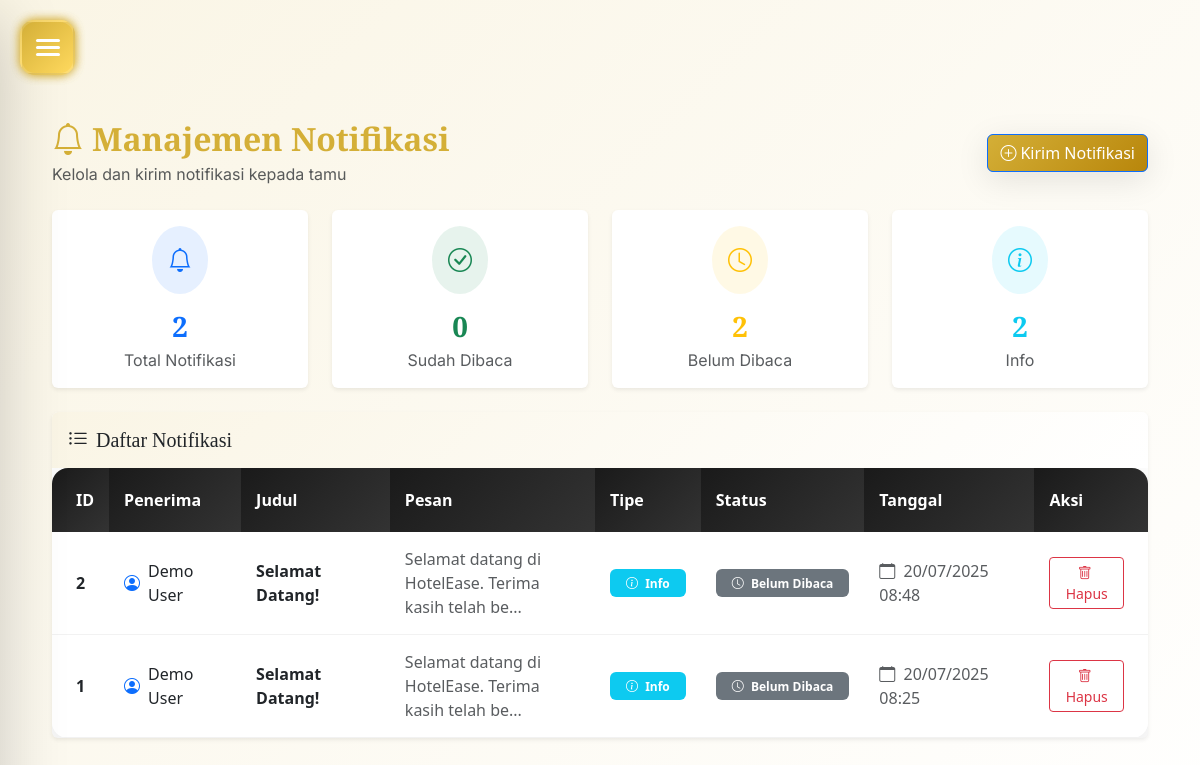
The page /admin/notifikasi.php (signed in) on the database its author committed.
### tables this page shows
CREATE TABLE `notifikasi` (
  `id` int(11) NOT NULL,
  `user_id` int(11) DEFAULT NULL,
  `judul` varchar(255) NOT NULL,
  `pesan` text DEFAULT NULL,
  `tipe` enum('info','success','warning','error') DEFAULT 'info',
  `status` enum('belum_dibaca','dibaca') DEFAULT 'belum_dibaca',
  `tanggal` timestamp NULL DEFAULT current_timestamp()
);

CREATE TABLE `users` (
  `id` int(11) NOT NULL,
  `username` varchar(50) NOT NULL,
  `password` varchar(255) NOT NULL,
  `nama_lengkap` varchar(100) NOT NULL,
  `email` varchar(100) DEFAULT NULL,
  `phone` varchar(20) DEFAULT NULL,
  `alamat` text DEFAULT NULL,
  `role_id` int(11) NOT NULL,
  `last_login` timestamp NULL DEFAULT NULL,
  `created_at` timestamp NULL DEFAULT current_timestamp(),
  `password_reset_token` varchar(255) DEFAULT NULL,
  `password_reset_expires` timestamp NULL DEFAULT NULL,
  `login_attempts` int(11) DEFAULT 0,
  `locked_until` timestamp NULL DEFAULT NULL
);

### admin/notifikasi.php (the view, shortened to what this page needs)
<?php
require '../config/koneksi.php';
$query = "SELECT n.*, u.nama_lengkap
          FROM notifikasi n
          LEFT JOIN users u ON n.user_id = u.id
          ORDER BY n.tanggal DESC";
$result = mysqli_query($conn, $query);
?>
<!DOCTYPE html>
<html lang="id">
<head>
    <link rel="stylesheet" href="../assets/style.css">
    <link href="https://cdn.jsdelivr.net/npm/bootstrap@5.3.0/dist/css/bootstrap.min.css" rel="stylesheet">
    <link rel="stylesheet" href="https://cdn.jsdelivr.net/npm/bootstrap-icons@1.10.5/font/bootstrap-icons.css">
</head>
<body class="admin-body">
    <?php require('sidebar.php'); ?>
<button class="hamburger-btn">
    <div class="hamburger-icon">
    </div>
</button>
    <div class="main-content">
        <div class="container-fluid">
            <div class="d-flex justify-content-between align-items-center mb-4 fade-in-up">
                <div>
                    <h2 class="fw-bold text-gold mb-1">
                        <i class="bi bi-bell me-2"></i>Manajemen Notifikasi
                    </h2>
                    <p class="text-muted mb-0">Kelola dan kirim notifikasi kepada tamu</p>
                </div>
                <button class="btn btn-primary" data-bs-toggle="modal" data-bs-target="#addModal">
                    <i class="bi bi-plus-circle me-1"></i>Kirim Notifikasi
                </button>
            </div>
            <div class="row mb-4 fade-in-up">
                <?php
                mysqli_data_seek($result, 0);
                $total_notifications = 0;
                $read_count = 0;
                $unread_count = 0;
                $type_counts = ['info' => 0, 'success' => 0, 'warning' => 0, 'error' => 0];
                while ($row = mysqli_fetch_assoc($result)) {
                    $total_notifications++;
                    if ($row['status'] == 'dibaca') $read_count++;
                    else $unread_count++;
                    if (isset($type_counts[$row['tipe']])) $type_counts[$row['tipe']]++;
                }
                mysqli_data_seek($result, 0);
                ?>
                <div class="col-md-3">
                    <div class="card border-0 shadow-sm h-100">
                        <div class="card-body text-center">
                            <div class="d-flex align-items-center justify-content-center mb-3">
                                <div class="rounded-circle bg-primary bg-opacity-10 p-3">
                                    <i class="bi bi-bell text-primary fs-4"></i>
                                </div>
                            </div>
                            <h3 class="fw-bold text-primary mb-1"><?= $total_notifications ?></h3>
                            <p class="text-muted mb-0">Total Notifikasi</p>
                        </div>
                    </div>
                </div>
                <div class="col-md-3">
                    <div class="card border-0 shadow-sm h-100">
                        <div class="card-body text-center">
                            <div class="d-flex align-items-center justify-content-center mb-3">
                                <div class="rounded-circle bg-success bg-opacity-10 p-3">
                                    <i class="bi bi-check-circle text-success fs-4"></i>
                                </div>
                            </div>
                            <h3 class="fw-bold text-success mb-1"><?= $read_count ?></h3>
                            <p class="text-muted mb-0">Sudah Dibaca</p>
                        </div>
                    </div>
                </div>
                <div class="col-md-3">
                    <div class="card border-0 shadow-sm h-100">
                        <div class="card-body text-center">
                            <div class="d-flex align-items-center justify-content-center mb-3">
                                <div class="rounded-circle bg-warning bg-opacity-10 p-3">
                                    <i class="bi bi-clock text-warning fs-4"></i>
                                </div>
                            </div>
                            <h3 class="fw-bold text-warning mb-1"><?= $unread_count ?></h3>
                            <p class="text-muted mb-0">Belum Dibaca</p>
                        </div>
                    </div>
                </div>
                <div class="col-md-3">
                    <div class="card border-0 shadow-sm h-100">
                        <div class="card-body text-center">
                            <div class="d-flex align-items-center justify-content-center mb-3">
                                <div class="rounded-circle bg-info bg-opacity-10 p-3">
                                    <i class="bi bi-info-circle text-info fs-4"></i>
                                </div>
                            </div>
                            <h3 class="fw-bold text-info mb-1"><?= $type_counts['info'] ?></h3>
                            <p class="text-muted mb-0">Info</p>
                        </div>
                    </div>
                </div>
            </div>
            <div class="card border-0 shadow-sm fade-in-up">
                <div class="card-header bg-white border-bottom-0 py-3">
                    <h5 class="card-title mb-0 text-gold">
                        <i class="bi bi-list-ul me-2"></i>Daftar Notifikasi
                    </h5>
                </div>
                <div class="card-body p-0">
                    <?php if (mysqli_num_rows($result) > 0): ?>
                    <div class="table-responsive">
                        <table class="table table-hover mb-0">
                            <thead class="table-dark">
                                <tr>
                                    <th class="border-0 ps-4">ID</th>
                                    <th class="border-0">Penerima</th>
                                    <th class="border-0">Judul</th>
                                    <th class="border-0">Pesan</th>
                                    <th class="border-0">Tipe</th>
                                    <th class="border-0">Status</th>
                                    <th class="border-0">Tanggal</th>
                                    <th class="border-0 pe-4">Aksi</th>
                                </tr>
                            </thead>
                            <tbody>
                                <?php while ($row = mysqli_fetch_assoc($result)): ?>
                                <tr class="border-bottom">
                                    <td class="ps-4 fw-bold"><?= $row['id'] ?></td>
                                    <td>
                                        <div class="d-flex align-items-center">
                                            <i class="bi bi-person-circle me-2 text-primary"></i>
                                            <span><?= htmlspecialchars($row['nama_lengkap']) ?></span>
                                        </div>
                                    </td>
                                    <td>
                                        <span class="fw-semibold"><?= htmlspecialchars($row['judul']) ?></span>
                                    </td>
                                    <td>
                                        <div style="max-width: 200px; overflow: hidden; text-overflow: ellipsis;">
                                            <span class="text-muted"><?= htmlspecialchars(substr($row['pesan'], 0, 50)) ?>...</span>
                                        </div>
                                    </td>
                                    <td>
                                        <?php
                                        $badge_class = '';
                                        $icon = '';
                                        switch($row['tipe']) {
                                            case 'info':
                                                $badge_class = 'bg-info';
                                                $icon = 'info-circle';
                                                break;
                                        }
                                        ?>
                                        <span class="badge <?= $badge_class ?> px-3 py-2">
                                            <i class="bi bi-<?= $icon ?> me-1"></i>
                                            <?= ucfirst($row['tipe']) ?>
                                        </span>
                                    </td>
                                    <td>
                                        <span class="badge <?= $row['status'] == 'dibaca' ? 'bg-success' : 'bg-secondary' ?> px-3 py-2">
                                            <i class="bi bi-<?= $row['status'] == 'dibaca' ? 'check-circle' : 'clock' ?> me-1"></i>
                                            <?= ucwords(str_replace('_', ' ', $row['status'])) ?>
                                        </span>
                                    </td>
                                    <td class="text-muted">
                                        <i class="bi bi-calendar me-1"></i>
                                        <?= date('d/m/Y H:i', strtotime($row['tanggal'])) ?>
                                    </td>
                                    <td class="pe-4">
                                        <a href="?delete=<?= $row['id'] ?>" class="btn btn-sm btn-outline-danger"
                                           onclick="return confirm('Hapus notifikasi ini?')"
                                           title="Hapus Notifikasi">
                                            <i class="bi bi-trash me-1"></i>Hapus
                                        </a>
                                    </td>
                                </tr>
                                <?php endwhile; ?>
                            </tbody>
                        </table>
                    </div>
                    <?php endif; ?>
                </div>
            </div>
        </div>
    </div>
</body>
</html>

### assets/style.css (style rules this page uses)
:root { --primary-gold: #d4af37; --primary-dark: #1a1a1a; --primary-green: #2c5530; --accent-cream: #faf5e5; --text-dark: #2c2c2c; --text-light: #666666; --glass-bg: rgba(255, 255, 255, 0.1); --glass-border: rgba(255, 255, 255, 0.2); --shadow-soft: 0 8px 32px rgba(0, 0, 0, 0.1); --shadow-medium: 0 12px 48px rgba(0, 0, 0, 0.15); --shadow-strong: 0 20px 64px rgba(0, 0, 0, 0.2); --transition-smooth: all 0.4s cubic-bezier(0.4, 0, 0.2, 1); --transition-fast: all 0.2s ease; --border-radius: 16px; --border-radius-lg: 24px; }
* { margin: 0; padding: 0; box-sizing: border-box; }
html { scroll-behavior: smooth; }
body { font-family: "Inter", sans-serif; background: linear-gradient(135deg, var(--accent-cream) 0%, #ffffff 100%); color: var(--text-dark); line-height: 1.6; overflow-x: hidden; }
h1, h2, h3, h4, h5, h6 { font-family: "Playfair Display", serif; font-weight: 600; color: var(--primary-dark); margin-bottom: 1rem; }
h2 { font-size: 2.8rem; line-height: 1.3; }
h3 { font-size: 2.2rem; line-height: 1.4; }
h5 { font-size: 1.4rem; line-height: 1.5; }
p { font-family: "Inter", sans-serif; color: var(--text-light); margin-bottom: 1rem; }
.hamburger-btn { position: fixed; top: 30px; left: 30px; width: 60px; height: 60px; background: linear-gradient(135deg, var(--primary-gold), #b8860b); border: none; border-radius: 50%; cursor: pointer; z-index: 1001; display: flex; align-items: center; justify-content: center; box-shadow: var(--shadow-medium); transition: var(--transition-smooth); backdrop-filter: blur(10px); }
.hamburger-icon { width: 24px; height: 18px; position: relative; transform: rotate(0deg); transition: var(--transition-smooth); }
.main-content { margin-left: 0; min-height: 100vh; padding: 120px 40px 40px; transition: var(--transition-smooth); }
.btn { border-radius: 12px; padding: 15px 30px; font-weight: 600; font-size: 1rem; transition: var(--transition-fast); border: none; cursor: pointer; }
.btn-primary { background: linear-gradient(135deg, var(--primary-gold), #b8860b); color: white; box-shadow: var(--shadow-soft); }
.card { border: none; border-radius: var(--border-radius); box-shadow: var(--shadow-soft); transition: var(--transition-smooth); background: white; overflow: hidden; }
.card-header { background: linear-gradient(135deg, var(--accent-cream), white); border-bottom: 1px solid rgba(0, 0, 0, 0.1); padding: 20px; }
.card-body { padding: 25px; }
.table { background: white; border-radius: var(--border-radius); overflow: hidden; box-shadow: var(--shadow-soft); }
.table thead th { background: linear-gradient(135deg, var(--primary-dark), #333); color: white; border: none; padding: 20px 15px; font-weight: 600; }
.table tbody td { padding: 15px; border-bottom: 1px solid rgba(0, 0, 0, 0.05); vertical-align: middle; }
.badge { padding: 8px 16px; border-radius: 20px; font-weight: 500; font-size: 0.85rem; }
.text-gold { color: var(--primary-gold); }
.fade-in-up { animation: fadeInUp 0.6s ease-out; }

### assets/css/hamburger-user.css (style rules this page uses)
:root { --bg-primary: #1c1c28; --bg-secondary: #181823; --card-bg: #23232e; --card-bg-lighter: #26263a; --primary-accent: #d4af37; --primary-accent-hover: #ffd95e; --secondary-accent-soft-purple: #9e8cfc; --secondary-accent-sky-blue: #6fc1ff; --text-primary: #ffffff; --text-secondary: #a0a0b0; --text-muted: #c0c0c0; --success-color: #4cd964; --danger-color: #ff5c5c; --border-accent: #2e2e40; --border-table: #2e2e40; }
.hamburger-btn { position: fixed; top: 20px; left: 20px; z-index: 9999; width: 55px; height: 55px; background: linear-gradient( 135deg, var(--primary-accent) 0%, var(--primary-accent-hover) 100% ); border: none; border-radius: 15px; cursor: pointer; display: flex; align-items: center; justify-content: center; box-shadow: 0 4px 15px rgba(244, 196, 48, 0.3); transition: all 0.3s ease; overflow: hidden; backdrop-filter: blur(8px); border: 2px solid rgba(255, 255, 255, 0.15); }
.main-content { transition: filter 0.3s ease; }
.hamburger-btn { box-shadow: 0 0 10px rgba(212, 175, 55, 0.8) !important; }

### rows shown on the page
notifikasi: id "2", user.nama_lengkap "Demo User", judul "Selamat Datang!", pesan "Selamat datang di HotelEase. Terima kasih telah be", tipe "Info", status "Belum Dibaca", tanggal "20/07/2025 08:48"
notifikasi: id "1", user.nama_lengkap "Demo User", judul "Selamat Datang!", pesan "Selamat datang di HotelEase. Terima kasih telah be", tipe "Info", status "Belum Dibaca", tanggal "20/07/2025 08:25"

### other values the page prints
$total_notifications "2"
$read_count "0"
$unread_count "2"
$type_counts['info'] "2"
